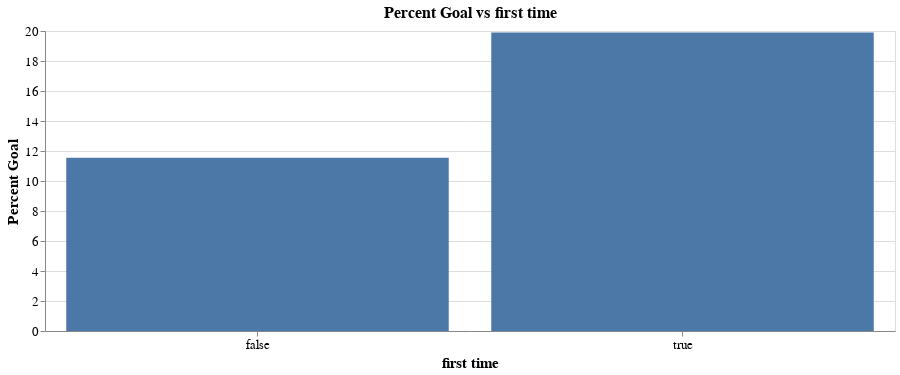

The notebook cell saved with this chart:
### Markdown cell above
#### 2.3.3 Percent goals by first time

### Code cell
plot_percent_goal_vs_attr("first time", "bar")

### Figure 1 — Vega-Lite specification as saved in the notebook (floating-point values rounded to 4 significant figures)
{"$schema": "https://vega.github.io/schema/vega-lite/v3.4.0.json", "config": {"axis": {"labelFontSize": 13, "titleFontSize": 15}, "mark": {"tooltip": null}, "title": {"fontSize": 16}, "view": {"height": 300, "width": 400}}, "data": {"name": "data-e264041a9bc4a89b25eee088fe24510b"}, "datasets": {"data-e264041a9bc4a89b25eee088fe24510b": [{"Goal": 579, "No Goal": 4431, "Percent Goal": 11.56, "first time": false}, {"Goal": 436, "No Goal": 1754, "Percent Goal": 19.9, "first time": true}]}, "encoding": {"x": {"axis": {"labelAngle": 0, "title": "first time"}, "field": "first time", "type": "nominal"}, "y": {"axis": {"title": "Percent Goal"}, "field": "Percent Goal", "type": "quantitative"}}, "height": 300, "mark": "bar", "title": "Percent Goal vs first time", "width": 850}
